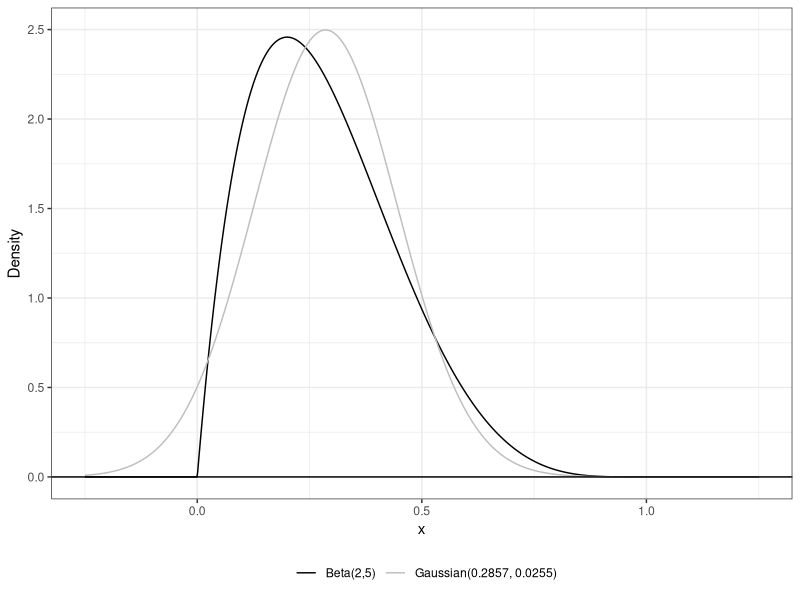
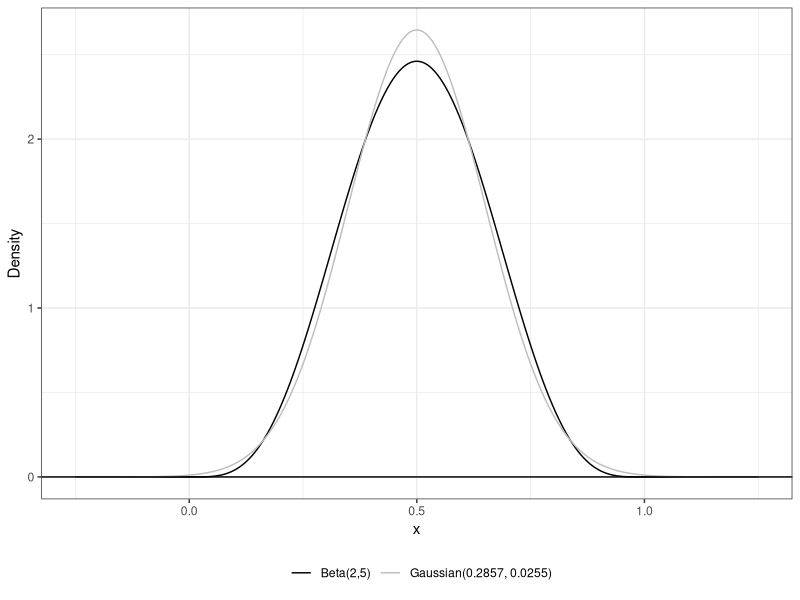
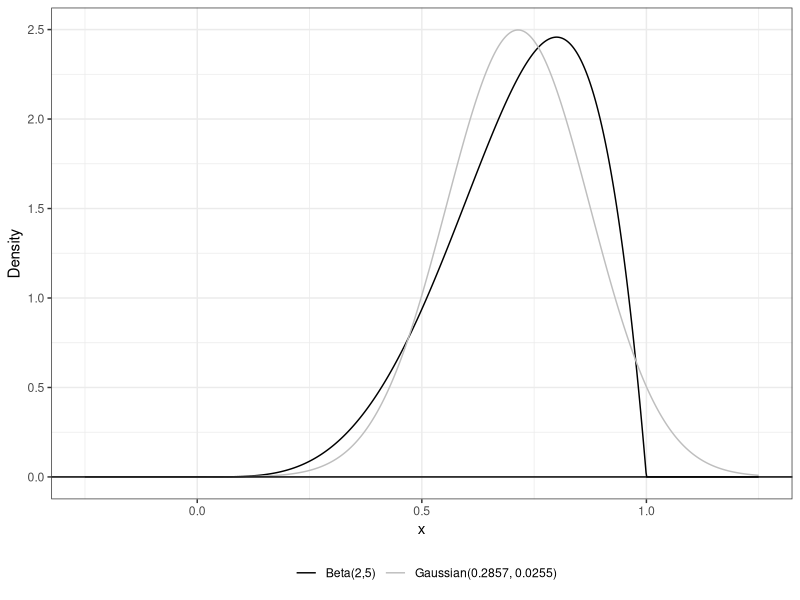
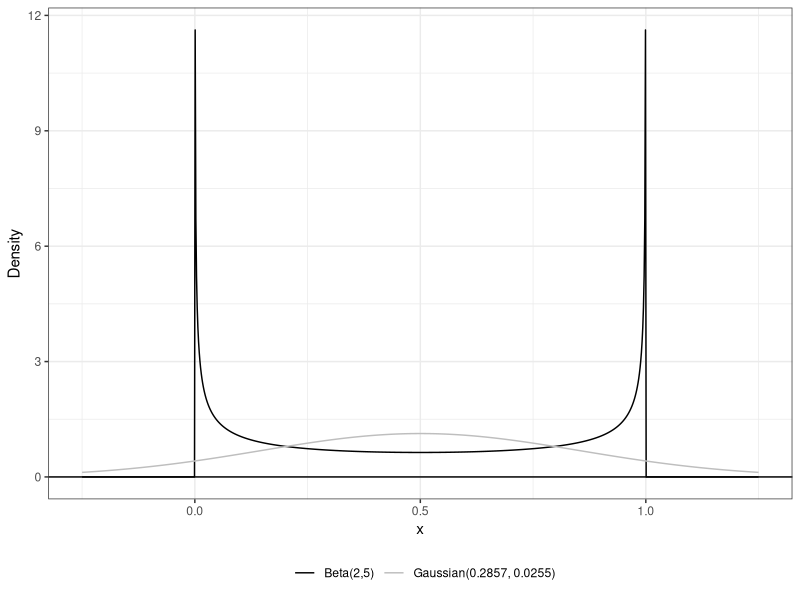
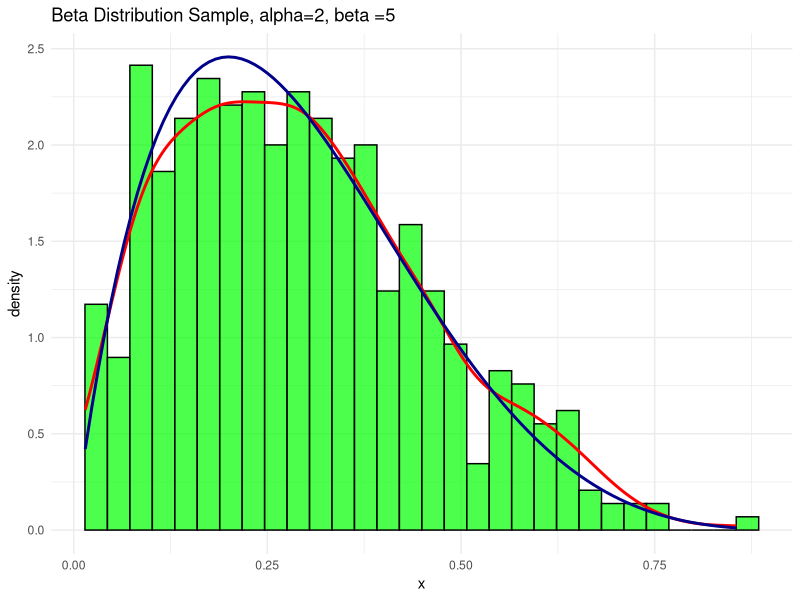
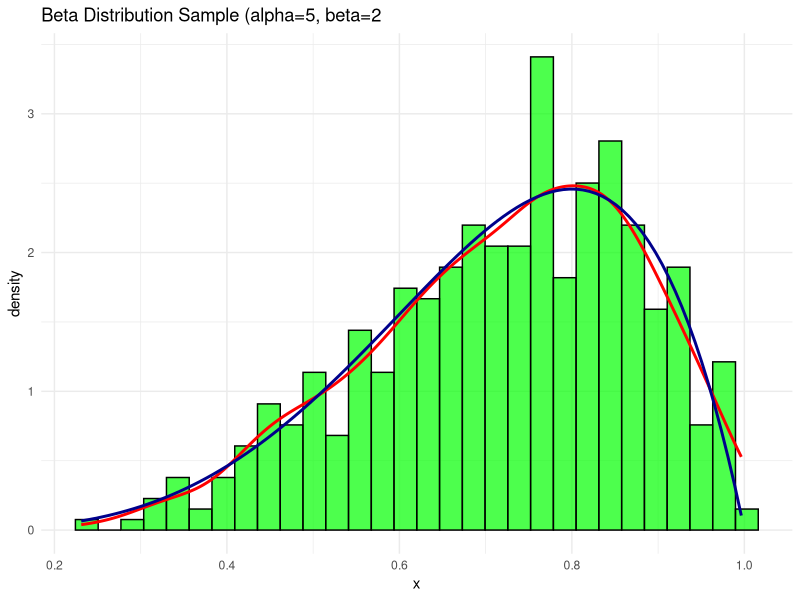
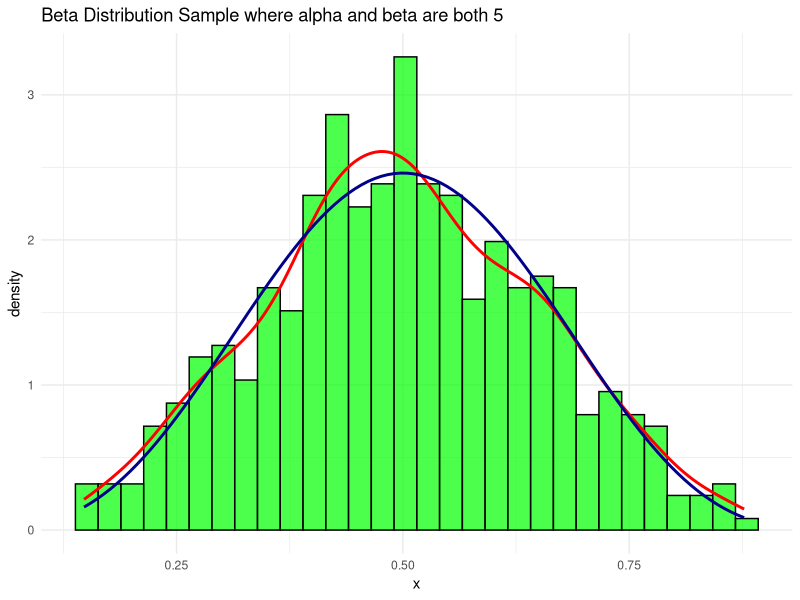
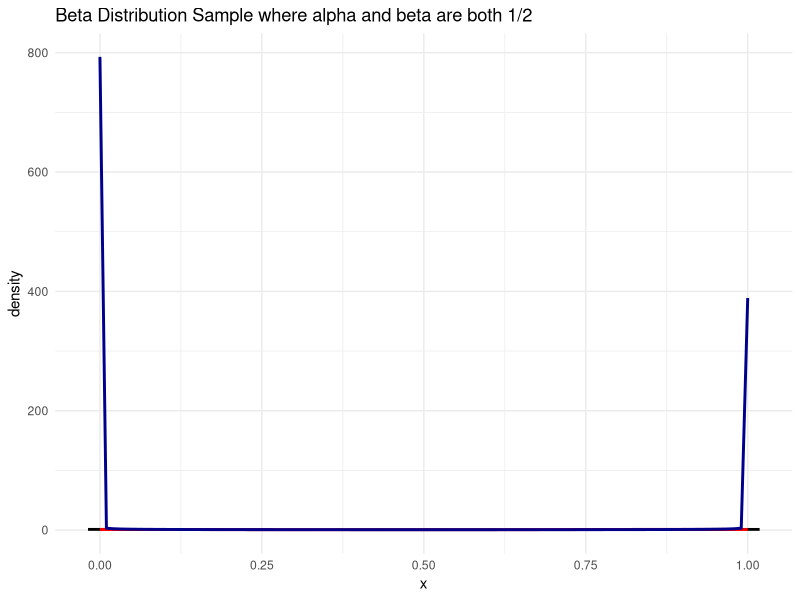

These charts were generated, in order, by the following R code:
#######################################################            Lab 7              ###############################################################################
#####################################################################################################################################################################

library(tidyverse)

#### Task 1 ####     **********export plots and data frame of values(xtable) to the write up************
alpha <- 2
beta<- 5
mean <- alpha / (alpha + beta)
variance <- (alpha * beta) / ((alpha + beta)^2 * (alpha + beta + 1))
skew <- (2 * (beta - alpha) * sqrt(alpha + beta + 1)) / ((alpha + beta + 2) * sqrt(alpha * beta))
kurt <- (6 * ((alpha - beta)^2 * (alpha + beta + 1) - alpha * beta * (alpha + beta + 2))) / (alpha * beta * (alpha + beta + 2) * (alpha + beta + 3))
two.and.five.df <- data.frame(Statistic = c("Mean", "Variance", "Skewness", "Kurtosis"), Value = c(mean, variance, skew, kurt))
two.and.five.dist <- tibble(x = seq(-0.25, 1.25, length.out=1000)) %>%
  mutate(beta.pdf = dbeta(x, alpha, beta), norm.pdf = dnorm(x, mean = alpha/(alpha+beta), sd = sqrt((alpha*beta)/((alpha+beta)^2*(alpha+beta+1))))) 
ggplot(data= two.and.five.dist) +
  geom_line(aes(x=x, y=beta.pdf, color="Beta(2,5)")) + geom_line(aes(x=x, y=norm.pdf, color="Gaussian(0.2857, 0.0255)")) + geom_hline(yintercept=0) +
  theme_bw() +
  xlab("x") +
  ylab("Density") +
  scale_color_manual("", values = c("black", "grey")) + theme(legend.position = "bottom")

alpha<-5 
mean <- alpha / (alpha + beta)
variance <- (alpha * beta) / ((alpha + beta)^2 * (alpha + beta + 1))
skew <- (2 * (beta - alpha) * sqrt(alpha + beta + 1)) / ((alpha + beta + 2) * sqrt(alpha * beta))
kurt <- (6 * ((alpha - beta)^2 * (alpha + beta + 1) - alpha * beta * (alpha + beta + 2))) / (alpha * beta * (alpha + beta + 2) * (alpha + beta + 3))
five.and.five.df <- data.frame(Statistic = c("Mean", "Variance", "Skewness", "Kurtosis"), Value = c(mean, variance, skew, kurt))
five.and.five.dist <- tibble(x = seq(-0.25, 1.25, length.out=1000)) %>%
  mutate(beta.pdf = dbeta(x, alpha, beta), norm.pdf = dnorm(x, mean = alpha/(alpha+beta), sd = sqrt((alpha*beta)/((alpha+beta)^2*(alpha+beta+1))))) 
ggplot(data= five.and.five.dist) +
  geom_line(aes(x=x, y=beta.pdf, color="Beta(2,5)")) + geom_line(aes(x=x, y=norm.pdf, color="Gaussian(0.2857, 0.0255)")) + geom_hline(yintercept=0) +
  theme_bw() +
  xlab("x") +
  ylab("Density") +
  scale_color_manual("", values = c("black", "grey")) + theme(legend.position = "bottom")

beta<- 2
mean <- alpha / (alpha + beta)
variance <- (alpha * beta) / ((alpha + beta)^2 * (alpha + beta + 1))
skew <- (2 * (beta - alpha) * sqrt(alpha + beta + 1)) / ((alpha + beta + 2) * sqrt(alpha * beta))
kurt <- (6 * ((alpha - beta)^2 * (alpha + beta + 1) - alpha * beta * (alpha + beta + 2))) / (alpha * beta * (alpha + beta + 2) * (alpha + beta + 3))
five.and.two.df <- data.frame(Statistic = c("Mean", "Variance", "Skewness", "Kurtosis"), Value = c(mean, variance, skew, kurt))
five.and.two.dist <- tibble(x = seq(-0.25, 1.25, length.out=1000)) %>%
  mutate(beta.pdf = dbeta(x, alpha, beta), norm.pdf = dnorm(x, mean = alpha/(alpha+beta), sd = sqrt((alpha*beta)/((alpha+beta)^2*(alpha+beta+1))))) 
ggplot(data= five.and.two.dist) +
  geom_line(aes(x=x, y=beta.pdf, color="Beta(2,5)")) + geom_line(aes(x=x, y=norm.pdf, color="Gaussian(0.2857, 0.0255)")) + geom_hline(yintercept=0) +
  theme_bw() +
  xlab("x") +
  ylab("Density") +
  scale_color_manual("", values = c("black", "grey")) + theme(legend.position = "bottom")

alpha <- 0.5
beta <- 0.5
mean <- alpha / (alpha + beta)
variance <- (alpha * beta) / ((alpha + beta)^2 * (alpha + beta + 1))
skew <- (2 * (beta - alpha) * sqrt(alpha + beta + 1)) / ((alpha + beta + 2) * sqrt(alpha * beta))
kurt <- (6 * ((alpha - beta)^2 * (alpha + beta + 1) - alpha * beta * (alpha + beta + 2))) / (alpha * beta * (alpha + beta + 2) * (alpha + beta + 3))
half.and.half.df <- data.frame(Statistic = c("Mean", "Variance", "Skewness", "Kurtosis"), Value = c(mean, variance, skew, kurt))
half.and.half.dist <- tibble(x = seq(-0.25, 1.25, length.out=1000)) %>%
  mutate(beta.pdf = dbeta(x, alpha, beta), norm.pdf = dnorm(x, mean = alpha/(alpha+beta), sd = sqrt((alpha*beta)/((alpha+beta)^2*(alpha+beta+1))))) 
ggplot(data= half.and.half.dist) +
  geom_line(aes(x=x, y=beta.pdf, color="Beta(2,5)")) + geom_line(aes(x=x, y=norm.pdf, color="Gaussian(0.2857, 0.0255)")) + geom_hline(yintercept=0) +
  theme_bw() +
  xlab("x") +
  ylab("Density") +
  scale_color_manual("", values = c("black", "grey")) + theme(legend.position = "bottom")



########################################################################################################################################################################################################################################### 
#### Task 2 ####
beta.moment <- function(alpha,beta,k,centered){
  if(centered == FALSE){
     uncentered.moment <- integrate(function(x){(x^k)*dbeta(x, alpha, beta)},lower=0,upper=1)
     return(uncentered.moment$value)
  }else{
    mu <-integrate(function(x){(x)*dbeta(x, alpha, beta)},lower=0,upper=1)$value
    centered.moment <-integrate(function(x){((x-mu)^k)*dbeta(x, alpha, beta)},lower=0,upper=1)
    return(centered.moment$value)
  }
}

alpha <- 2
beta <- 5
# uncentered
MEAN = beta.moment(alpha,beta,1,FALSE)
#centered
VAR = beta.moment(alpha,beta,2,TRUE)
SKEW = beta.moment(alpha,beta,3,TRUE)/ ((beta.moment(alpha,beta,2,TRUE)^(2/3)))
E.KURT = (beta.moment(alpha,beta,4,TRUE) /((beta.moment(alpha,beta,2,TRUE)^2)))-3



############################################################################################################################################################################################ 
######################################################## Task 3 ######################################################################################################################################
n <- 500
set.seed(7272)

############################################### alpha is 2 and beta is 5 sample ###############################################
alpha <- 2
beta <- 5

# Generate beta sample
sample_data <- rbeta(n, alpha, beta)

# Create data frame
df <- data.frame(x = sample_data)

# Plot histogram with density estimates
p <- ggplot(df, aes(x = x)) +
  geom_histogram(aes(y = after_stat(density)), bins = 30, fill = "green", color = "black", alpha = 0.7) +
  geom_density(color = "red", size = 1) +
  stat_function(fun = dbeta, args = list(shape1 = alpha, shape2 = beta), color = "darkblue", size = 1) +
  ggtitle("Beta Distribution Sample, alpha=2, beta =5") +
  theme_minimal()

print(p)

# Numerical summary
summary_stats <- df |>
  summarize(
    Mean = mean(x),
    Variance = var(x),
    Skewness = beta.moment(alpha,beta,3,TRUE)/ ((beta.moment(alpha,beta,2,TRUE)^(2/3))),
    Excess_Kurtosis = (beta.moment(alpha,beta,4,TRUE) /((beta.moment(alpha,beta,2,TRUE)^2)))-3
  )

print(summary_stats)

############################################### alpha is 5 and beta is 2 sample ###############################################
alpha <- 5
beta <- 2

# Generate beta sample
sample_data <- rbeta(n, alpha, beta)

# Create data frame
df <- data.frame(x = sample_data)

# Plot histogram with density estimates
p <- ggplot(df, aes(x = x)) +
  geom_histogram(aes(y = after_stat(density)), bins = 30, fill = "green", color = "black", alpha = 0.7) +
  geom_density(color = "red", size = 1) +
  stat_function(fun = dbeta, args = list(shape1 = alpha, shape2 = beta), color = "darkblue", size = 1) +
  ggtitle("Beta Distribution Sample (alpha=5, beta=2") +
  theme_minimal()

print(p)

# Numerical summary
summary_stats <- df |>
  summarize(
    Mean = mean(x),
    Variance = var(x),
    Skewness = beta.moment(alpha,beta,3,TRUE)/ ((beta.moment(alpha,beta,2,TRUE)^(2/3))),
    Excess_Kurtosis = (beta.moment(alpha,beta,4,TRUE) /((beta.moment(alpha,beta,2,TRUE)^2)))-3
  )

print(summary_stats)

############################################### alpha is 5 and beta is 5 sample ###############################################
alpha <- 5
beta <- 5

# Generate beta sample
sample_data <- rbeta(n, alpha, beta)

# Create data frame
df <- data.frame(x = sample_data)

# Plot histogram with density estimates
p <- ggplot(df, aes(x = x)) +
  geom_histogram(aes(y = after_stat(density)), bins = 30, fill = "green", color = "black", alpha = 0.7) +
  geom_density(color = "red", size = 1) +
  stat_function(fun = dbeta, args = list(shape1 = alpha, shape2 = beta), color = "darkblue", size = 1) +
  ggtitle("Beta Distribution Sample where alpha and beta are both 5") +
  theme_minimal()

print(p)

# Numerical summary
summary_stats <- df |>
  summarize(
    Mean = mean(x),
    Variance = var(x),
    Skewness = beta.moment(alpha,beta,3,TRUE)/ ((beta.moment(alpha,beta,2,TRUE)^(2/3))),
    Excess_Kurtosis = (beta.moment(alpha,beta,4,TRUE) /((beta.moment(alpha,beta,2,TRUE)^2)))-3
  )

print(summary_stats)

############################################### alpha is 1/2 and beta is 1/2 sample ###############################################
alpha <- 0.5
beta <- 0.5

# Generate beta sample
sample_data <- rbeta(n, alpha, beta)

# Create data frame
df <- data.frame(x = sample_data)

# Plot histogram with density estimates
p <- ggplot(df, aes(x = x)) +
  geom_histogram(aes(y = after_stat(density)), bins = 30, fill = "green", color = "black", alpha = 0.7) +
  geom_density(color = "red", size = 1) +
  stat_function(fun = dbeta, args = list(shape1 = alpha, shape2 = beta), color = "darkblue", size = 1) +
  ggtitle("Beta Distribution Sample where alpha and beta are both 1/2") +
  theme_minimal()

print(p)

# Numerical summary
summary_stats <- df |>
  summarize(
    Mean = mean(x),
    Variance = var(x),
    Skewness = beta.moment(alpha,beta,3,TRUE)/ ((beta.moment(alpha,beta,2,TRUE)^(2/3))),
    Excess_Kurtosis = (beta.moment(alpha,beta,4,TRUE) /((beta.moment(alpha,beta,2,TRUE)^2)))-3
  )

print(summary_stats)






